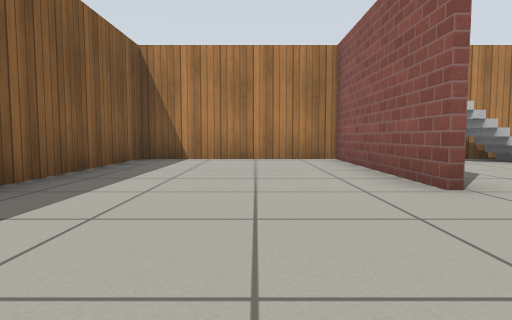
view 1 (above)

19 first-person views from a walk through a world built for the Gazebo simulator. The camera is 0.5 m above the floor, tilts 4° down and sees 75° across. The floor is counted in squares, 1 m on a side. Each view is taken from the middle of a square. On the plan, view 1 faces up. The plan holds only what a view shows up to about 9 squares ahead; the rest is blank. Simple patterns stand in for the simulator's built-in surfaces.

view 2
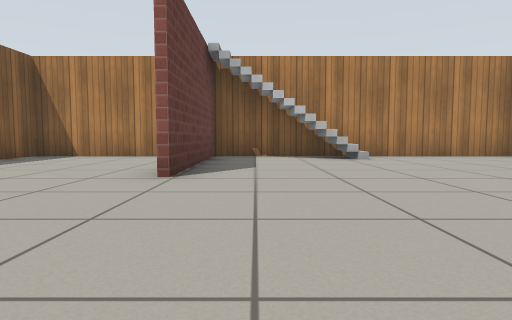

view 3
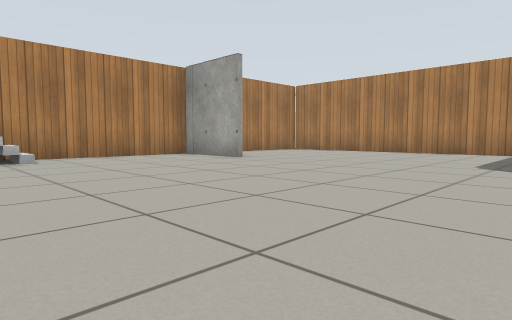

view 4
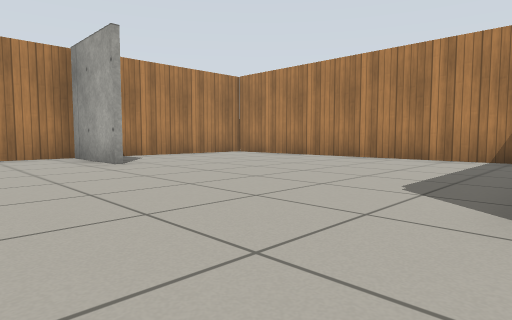

view 5
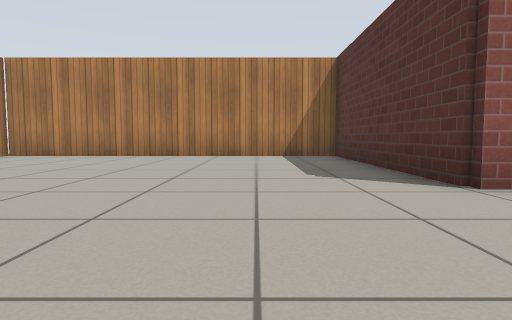

view 6
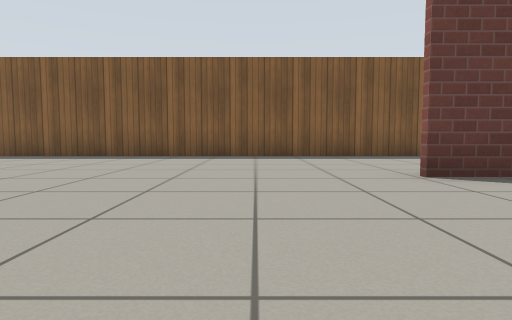

view 7
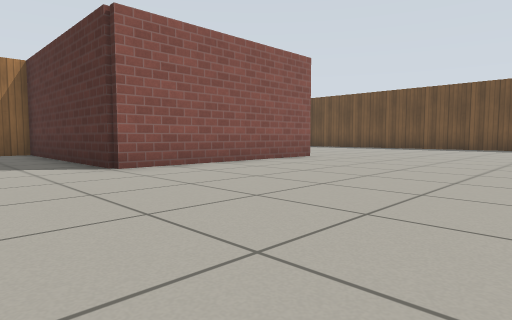

view 8
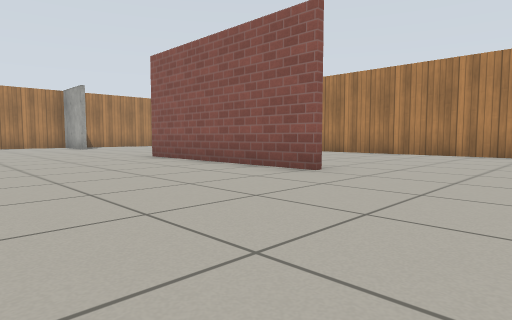

view 9
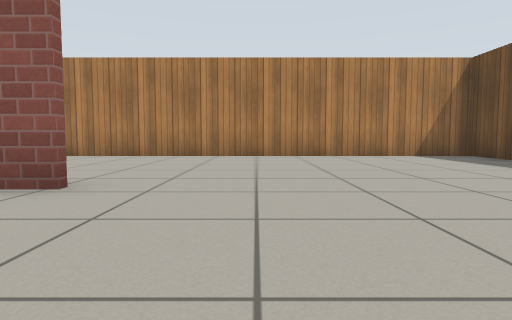

view 10
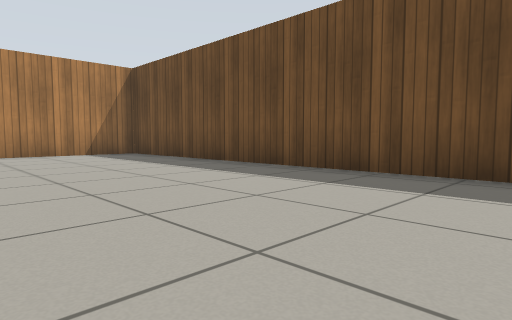

view 11
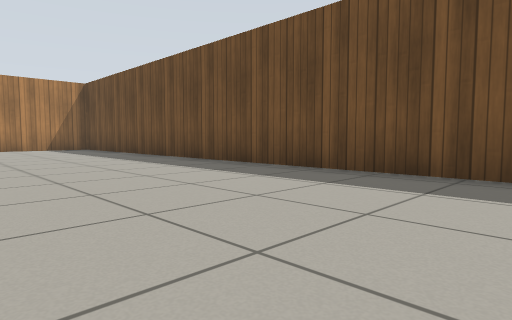

view 12
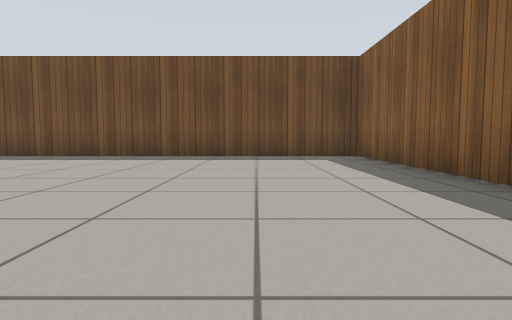

view 13
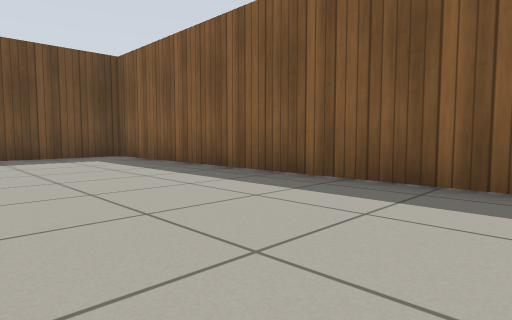

view 14
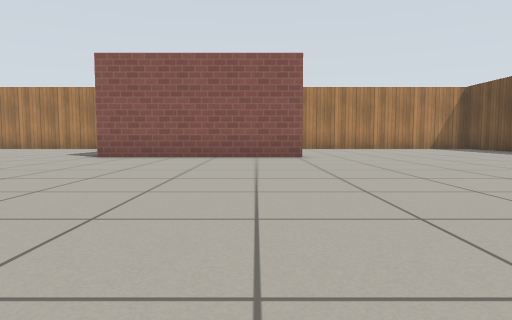

view 15
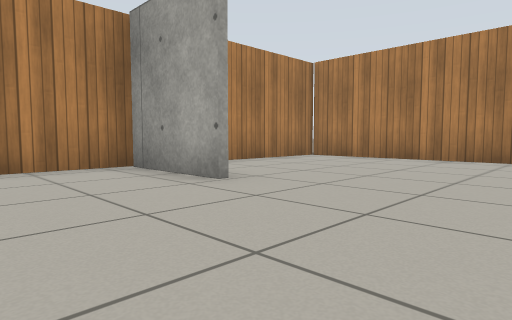

view 16
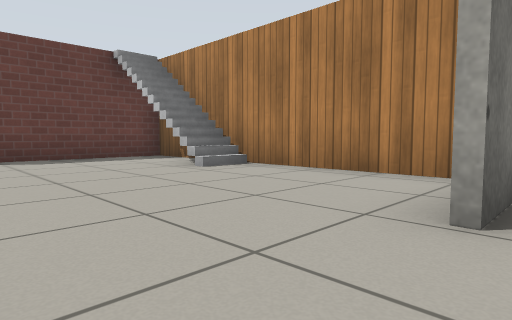

view 17
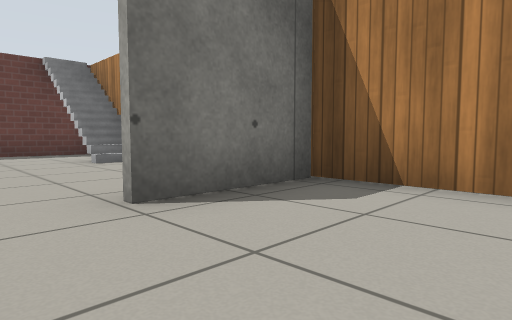

view 18
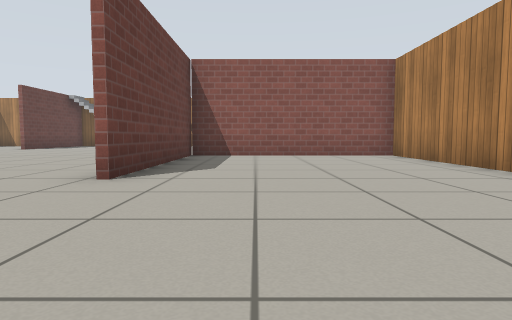

view 19
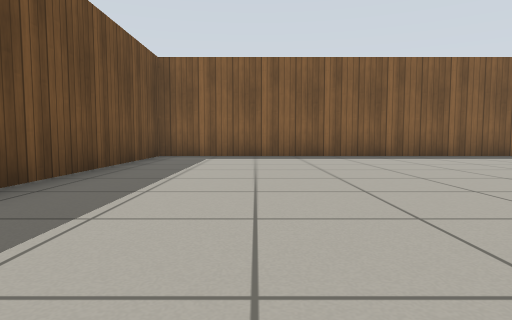

### Floor plan
Points are (right, up) in squares from view 1. A wall is a line through its corners. A room is listed if a view was taken in it or the views show most of it. See-through windows are left out.
Room 1 (views 1, 2, 3, 4, 5, 6, 7, 8, 9, 10, 11, 12, 13, 14, 15, 16, 17, 18, 19)
walls: (9.1, -6.2) (9.1, -1.1) (14.6, -1.1); (1.8, 3) (1.8, 7.5); (9.5, 5) (9.5, 7.4); (14.6, -1.2) (9.3, -1.2) (9.3, -6.2); (9.6, 7.4) (9.6, 5); (1.9, 7.5) (1.9, 3); (-2.6, -13.5) (14.6, -13.5) (14.6, 7.5) (-2.6, 7.5) (-2.6, -13.5)
objects: stairs (3, 7)

Where each view was taken, in squares from view 1:
view 1: 0 up, 0 right, facing up
view 2: 1 down, 3 right, facing up
view 3: 1 down, 4 right, facing up-right
view 4: 1 down, 7 right, facing up-right
view 5: 1 up, 6 right, facing right
view 6: 1 up, 6 right, facing left
view 7: 1 up, 4 right, facing down-right
view 8: 9 down, 5 right, facing up-right
view 9: 8 down, 6 right, facing right
view 10: 9 down, 5 right, facing down-right
view 11: 9 down, 1 right, facing down-right
view 12: 5 down, 0 right, facing down
view 13: 5 down, 1 right, facing down-left
view 14: 5 down, 1 right, facing right
view 15: 2 up, 7 right, facing up-right
view 16: 3 up, 10 right, facing up-left
view 17: 4 up, 12 right, facing up-left
view 18: 10 down, 11 right, facing up
view 19: 11 down, 6 right, facing left
